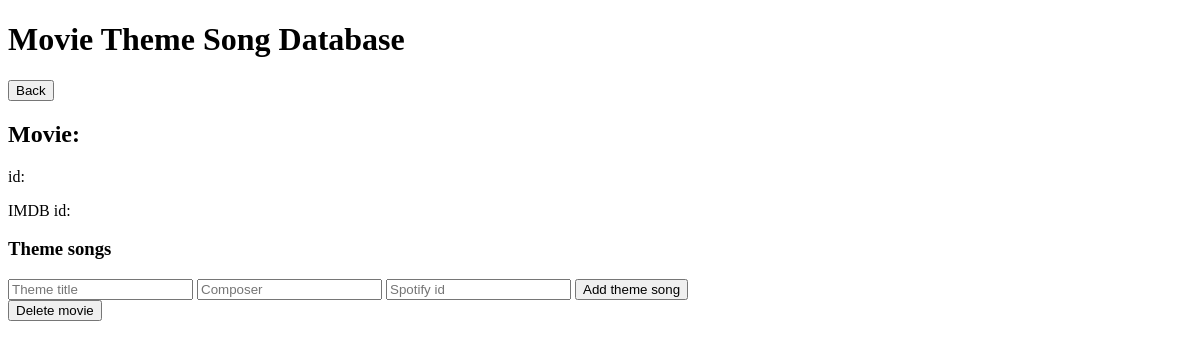
Before: /movies/2 with the older database file.
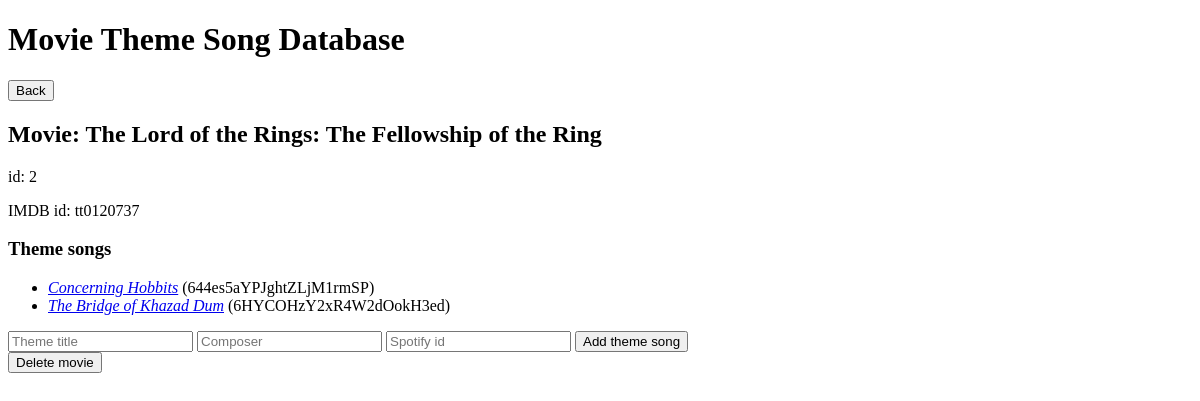
After: the same page with the newer database file.
### models.py (models this page shows, shortened)
class Movie(db.Model):
    id = db.Column(db.Integer, primary_key=True, autoincrement=True)
    title = db.Column(db.String(200), nullable=False)
    composer = db.Column(db.String(200), nullable=False)
    imdb = db.Column(db.String(9), nullable=False)

class Theme(db.Model):
    id = db.Column(db.Integer, primary_key=True, autoincrement=True)
    title = db.Column(db.String(200), nullable=False)
    spotify = db.Column(db.String(22), nullable=False)
    movie = db.Column(db.Integer, db.ForeignKey('movie.id'), nullable=False)

### app.py (the view, shortened to what this page needs)
@app.route("/movies/<int:id>", methods=["GET", "POST", "DELETE"])
def movie(id):
    if request.method == "GET": # View info about movie
        movie = Movie.query.get(id)
        themes = Theme.query.filter_by(movie=id)
        return render_template("movie.html", movie=movie, themes=themes)
    elif request.method == "DELETE": # Remove movie
        Movie.query.filter(Movie.id == id).delete()
        Theme.query.filter(Theme.movie == id).delete()
        db.session.commit()
        return redirect(url_for('movies'))

### api/templates/movie.html
{% extends "layout.html" %}
{% block body %}
	<h1>Movie Theme Song Database</h1>
	<form action="/" method="get">
		<input type="submit" value="Back">
	</form>
	<h2>Movie: {{ movie.title }}</h2>
	<p>id: {{ movie.id }}</p>
	<p>IMDB id: {{movie.imdb }}</p>
	<h3>Theme songs</h3>
	<ul>
		{% for theme in themes %}
		<li><a href="/theme/{{theme.id}}" type="get"><i>{{theme.title}}</i></a> ({{theme.spotify}})</li>
		{% endfor %}
	</ul>
	<form action="/theme/add/{{movie.id}}" method="post">
		<input name="title" placeholder="Theme title" type="text">
		<input name="composer" placeholder="Composer" type="text">
		<input name="spotify" placeholder="Spotify id" type="text">
		<input type="submit" value="Add theme song">
	</form>
	<form action="/delete/{{movie.id}}" method="post">
		<input type="submit" value="Delete movie">
	</form>
{% endblock %}

Changed rows visible on the page:
added Movie: title "The Lord of the Rings: The Fellowship of the Ring", id "2", imdb "tt0120737"
added Theme: title "Concerning Hobbits", spotify "644es5aYPJghtZLjM1rmSP"
added Theme: title "The Bridge of Khazad Dum", spotify "6HYCOHzY2xR4W2dOokH3ed"
